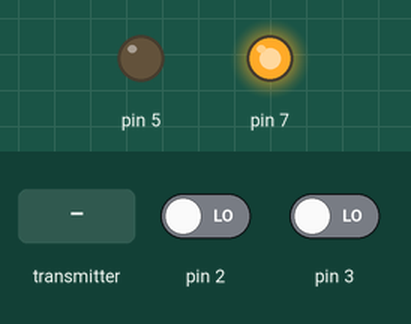
Bench run of a sketch on a simulated Arduino Uno, built with avr-gcc and run on an emulated ATmega328P. On the bench: output pins drawn as LEDs (lit = HIGH). Dashed ring = blinking. Inputs (shaded band) come from the test bench; at power-on: pin 2 LOW, pin 3 LOW. No radio packets arrive unless stated; what the sketch prints to the serial monitor is not drawn.

Above: at 1.2 s.
1.3 s: the transmitter starts sending temperature = 0
At 1.49 s:
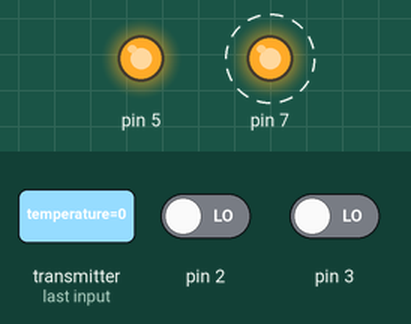
4.3 s: pin 2 driven HIGH
At 7.2 s:
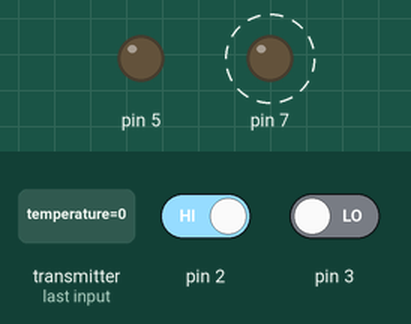
7.3 s: pin 3 driven HIGH
At 8.4 s:
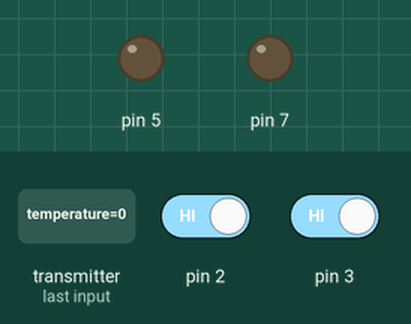
8.8 s: pin 2 driven LOW
At 10.0 s:
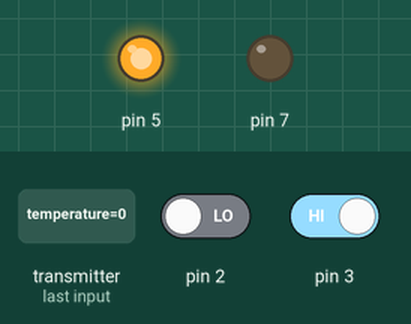
10.5 s: pin 3 driven LOW
At 10.8 s:
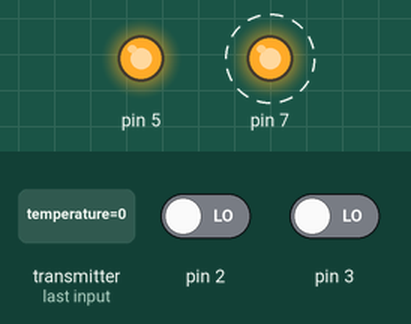
13.5 s: pin 2 driven HIGH and pin 3 driven HIGH
At 14.0 s:
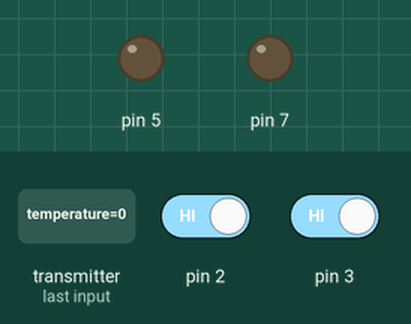
Timing chart, 0 to 16.5 s (numbered marks = the images above; inputs shaded):
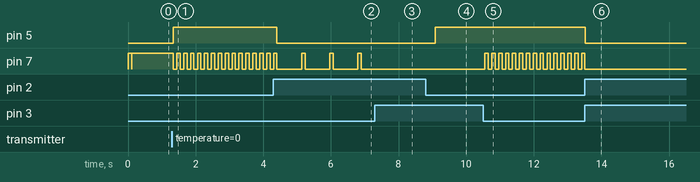

Measured:
- after the input at 1.3 s, pin 5: LOW → HIGH at once; pin 7: alternates HIGH for 0.10 s and LOW for 0.10 s, starting at once
- after the input at 4.3 s, pin 5: HIGH → LOW after 0.11 s; pin 7: alternates HIGH for 0.10 s and LOW for 0.73 s, starting after 0.83 s
- after the input at 7.3 s, pin 7: stops changing and stays LOW
- after the input at 8.8 s, pin 5: LOW → HIGH after 0.29 s
- after the input at 10.5 s, pin 7: alternates HIGH for 0.10 s and LOW for 0.10 s, starting after 0.05 s
- after the input at 13.5 s, pin 5: HIGH → LOW at once; pin 7: goes on until 13.5 s, then stays LOW

The sketch:

receiver.ino
```cpp
#include <nRF24L01.h>
#include <RF24.h>
#include <RF24_config.h>

RF24 receive (9,8);    // ce,csn                    //create object called receive
byte address [5] = "00001";                 //create an array with 5 elements, where each element is 1 byte;
int button = 2;
int button4 = 4;
int buttonState;
int buttonState7;


typedef struct
  {
    float temperature = 0;
    float humidity = 0;
    float pressure = 0;
    float altitude = 0;
    float ax = 0;
    float ay = 0;
    float az = 0;
    float ds = 0;

  }Package;

  Package data;


     int i=0;
     int p=0;


void setup() {
  Serial.begin(9600);
  Serial.print("Starting Receiver \n");
  receive.begin();
  receive.openReadingPipe(0,address);      //open reading pipe 0 at address 00001
  receive.setPALevel(RF24_PA_MIN);         //Set RF output to minimum
  receive.setDataRate(RF24_250KBPS);       //set datarate to 250kbps
  receive.setChannel(100);                 //set frequency to channel 100
  receive.startListening();
  pinMode(2,INPUT);
  pinMode(5,OUTPUT);
  pinMode(3,INPUT);
  pinMode(7,OUTPUT);


  }

void loop() {
  int buttonState7 = digitalRead(3);

  if(buttonState7 == 1){
    digitalWrite(7,LOW);

  }
  else{
    //delay1();
                digitalWrite(7,HIGH);
                delay(100);
                digitalWrite(7,LOW);

  }

  if (receive.available())                //check when received data available
  {
   int buttonState = digitalRead(2);


                               if(buttonState == 0){

                                  secondPhase();
                                  }
                                else{
                                   firstPhase();
                                 }
 }

}


void secondPhase(){
                                              digitalWrite(5,HIGH);


                                            receive.read(&data, sizeof(data));
                                             Serial.print("H1");
                                            Serial.println(data.humidity,0);

                                            Serial.print("A2");
                                            Serial.println(data.altitude,0);

                                            Serial.print("T3");
                                            Serial.println(data.temperature,0);                //print data to serial monitor


                                            Serial.print("D1");
                                            Serial.println(data.pressure,2);

                                            Serial.print("X1");
                                            Serial.println(data.ax,2);

                                            Serial.print("Y1");
                                            Serial.println(data.ay,2);

                                            Serial.print("Z1");
                                            Serial.println(data.az,2);

                                            Serial.print("K1");
                                            Serial.println(data.ds,2);

                                            delay(100);


}


void firstPhase(){
                                                            digitalWrite(5,LOW);
                                                           Serial.println("DATA DURING DESCEND");
                                                           i++;
                                                           Serial.print("S.N  ");
                                                           Serial.print(i);
                                                           Serial.print("   ");


                                                      receive.read(&data, sizeof(data));
                                                      Serial.print("Temperature: ");
                                                      Serial.print(data.temperature);                //print data to serial monitor
                                                      Serial.print(" °C    ");
                                                      Serial.print(" Humidity: ");
                                                      Serial.print(data.humidity);                   //print data to serial monitor
                                                      Serial.print(" %    ");
                                                      Serial.print(" Atm pressure: ");
                                                      Serial.print(data.pressure);                   //print data to serial monitor
                                                      Serial.print(" pascal    ");
                                                      Serial.print(" Altitude: ");
                                                      Serial.print(data.altitude);
                                                      Serial.print(" meter    ");

                                                                    Serial.print(" ax: ");
                                                                    Serial.print(data.ax);
                                                                    Serial.print("    ");

                                                                    Serial.print(" ay: ");
                                                                    Serial.print(data.ay);
                                                                    Serial.print("    ");

                                                                    Serial.print(" az: ");
                                                                    Serial.print(data.az);
                                                                    Serial.print("    ");


                                                                    Serial.print(" Dust ppm ");
                                                                    Serial.print(data.ds);
                                                                    Serial.print("    \n");


                                                      delay(600);


}
```
